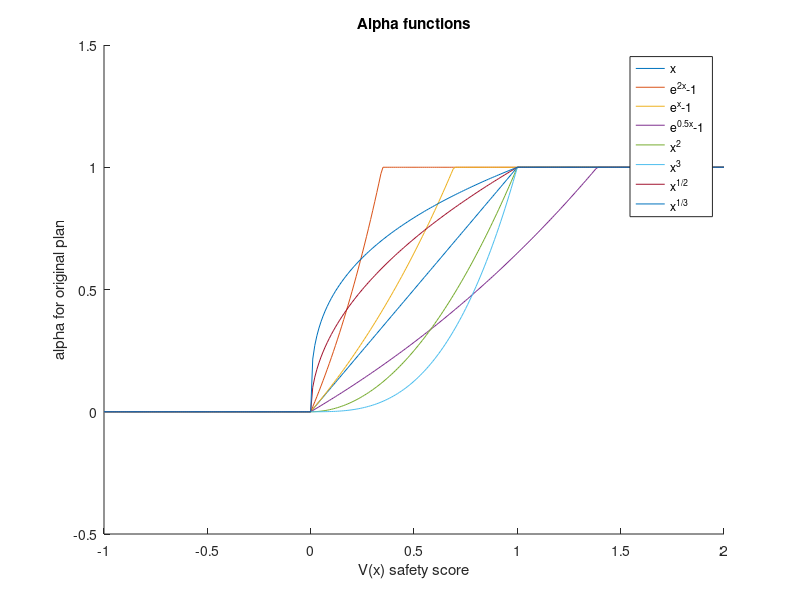

This chart was generated by the following MATLAB code:
function plot_alpha_functions()
    figure(1); 
    clf; 
    hold on;
    x = -1:0.01:2;
    f1 = @(x) x;
    f2 = @(x) (exp(2*x) - 1); 
    f3 = @(x) exp(x) - 1; 
    f4 = @(x) (exp(0.5*x) - 1); 
    f5 = @(x) x .^ 2;
    f6 = @(x) x .^ 3; 
    f7 = @(x) x .^ (1/2); 
    f8 = @(x) x .^ (1/3); 
    c1 = @(x) min(max(f1(x), 0), 1); 
    c2 = @(x) min(max(f2(x), 0), 1); 
    c3 = @(x) min(max(f3(x), 0), 1); 
    c4 = @(x) min(max(f4(x), 0), 1); 
    c5 = @(x) min(max(f5(x) .* (x >= 0), 0), 1); 
    c6 = @(x) min(max(f6(x), 0), 1); 
    c7 = @(x) f7(min(max(x, 0), 1)); 
    c8 = @(x) f8(min(max(x, 0), 1)); 
    
    plot(x, c1(x), x, c2(x), x, c3(x), x, c4(x), x, c5(x), x, c6(x), x, c7(x), x, c8(x)); 
    ylim([-0.5, 1.5]); 
    xlim([-1, 2]); 
    xlabel('V(x) safety score'); 
    ylabel('alpha for original plan');
    title('Alpha functions'); 
    repo = what("arbitration"); 
    legend('x', 'e^{2x}-1', 'e^x-1', 'e^{0.5x}-1', 'x^2', 'x^3', 'x^{1/2}', 'x^{1/3}'); 
    savefig(strcat(repo.path, '/data/alpha_functions.fig')); 
end 